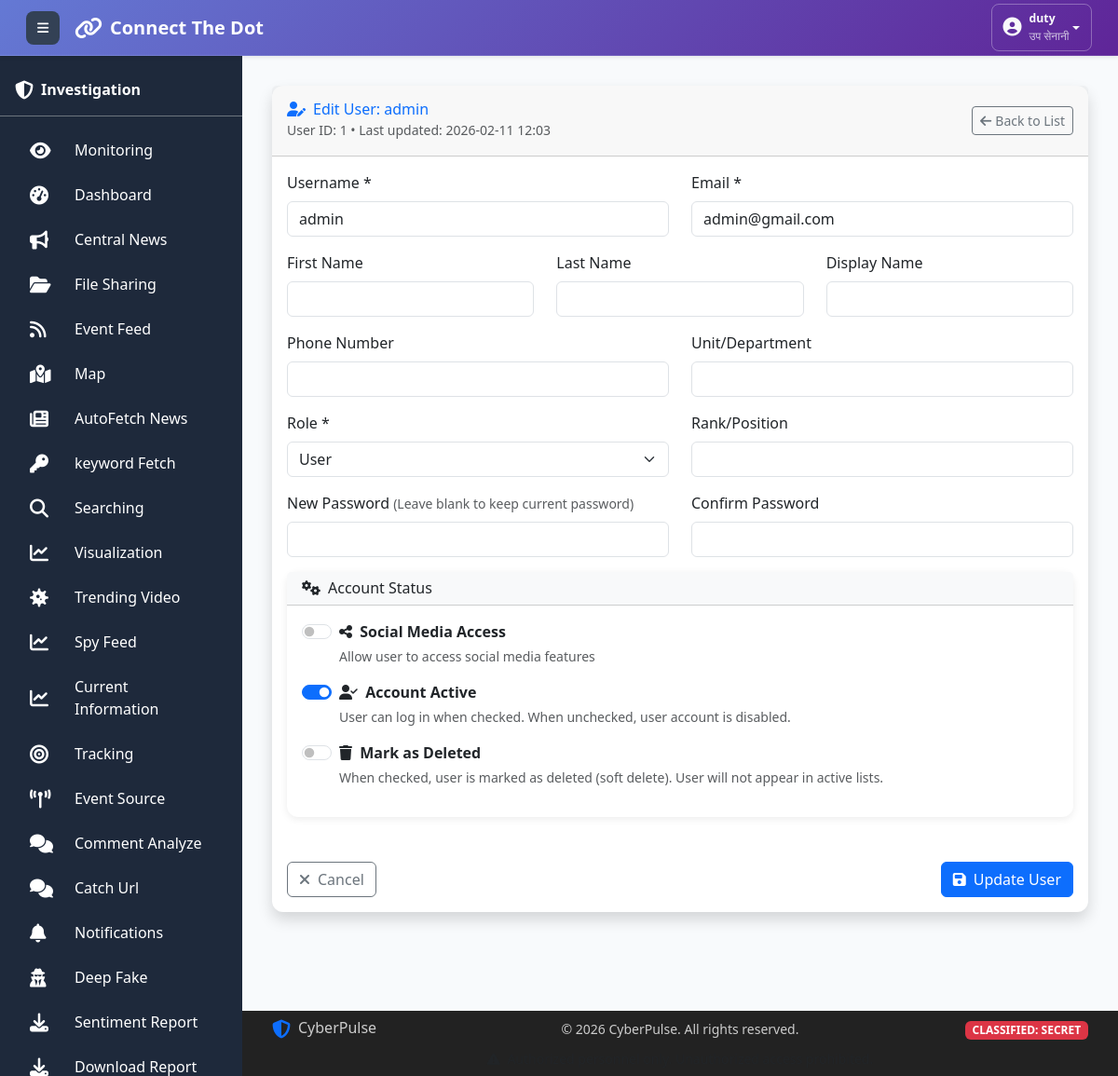
/users-1-edit/ (signed in), run on the app's committed database.
### collect/models.py (models this page shows, shortened)
class User(AbstractUser):
    ROLE_CHOICES = [
        ('User', 'User'),
        ('CyberUser', 'CyberUser'),
        ('Admin', 'Admin'),
        ('SuperAdmin', 'SuperAdmin'),
    ]
    name = models.CharField(max_length=15, blank=True, null=True)
    email = models.EmailField(unique=True)
    phone = models.CharField(max_length=15, blank=True, null=True)
    unit = models.CharField(max_length=100, blank=True, null=True)
    role = models.CharField(
        max_length=20,
        choices=ROLE_CHOICES,
        default='User',
        help_text="User's functional role in the system"
    )
    rank = models.CharField(max_length=50, blank=True, null=True)
    social_media = models.BooleanField(
        default=False,
        help_text="Access to social media features"
    )
    created_at = models.DateTimeField(
        auto_now_add=True,
        help_text="Date when user was created"
    )
    updated_at = models.DateTimeField(
        auto_now=True,
        help_text="Date when user was last updated"
    )
    is_void = models.BooleanField(
        default=False,
    )

### collect/views.py (the view, shortened to what this page needs)
# urls.py: path('users-<int:user_id>-edit/', views.edit_user, name='edit_user'),
@login_required
def edit_user(request, user_id):
    if not check_access(request):
        return redirect('logout')  # Create this view
    """Edit user information"""
    if request.user.role not in ['SuperAdmin', 'Admin']:
        messages.error(request, "You don't have permission to edit users.")
        return redirect('user_list')
    user = get_object_or_404(User, id=user_id)
    if user.id == request.user.id and request.user.role != 'SuperAdmin':
        messages.warning(request, "You cannot edit your own role/status. Contact SuperAdmin.")
        return redirect('user_list')
    role_choices = User.ROLE_CHOICES
    context = {
        'user': user,
        'role_choices': role_choices,
    }
    return render(request, 'edit_user.html', context)

### templates/edit_user.html (shortened to what this page needs)
{% extends "base.html" %}
{% block content %}
<div class="container-fluid py-4">
    <div class="card shadow">
        <div class="card-header py-3 d-flex justify-content-between align-items-center">
            <div>
                <h6 class="m-0 font-weight-bold text-primary">
                    <i class="fas fa-user-edit me-2"></i>Edit User: {{ user.username }}
                </h6>
                <small class="text-muted">User ID: {{ user.id }} • Last updated: {{ user.updated_at|date:"Y-m-d H:i" }}</small>
            </div>
            <div>
                <a href="{% url 'user_list' %}" class="btn btn-outline-secondary btn-sm">
                    <i class="fas fa-arrow-left me-1"></i>Back to List
                </a>
            </div>
        </div>
        <div class="card-body">
            <form method="post" class="needs-validation" novalidate>
                <div class="row">
                    <div class="col-md-6 mb-3">
                        <label for="username" class="form-label">Username *</label>
                        <input type="text"
                               class="form-control"
                               id="username"
                               name="username"
                               value="{{ user.username }}"
                               required>
                    </div>
                    <div class="col-md-6 mb-3">
                        <label for="email" class="form-label">Email *</label>
                        <input type="email"
                               class="form-control"
                               id="email"
                               name="email"
                               value="{{ user.email }}"
                               required>
                    </div>
                    <div class="col-md-4 mb-3">
                        <label for="first_name" class="form-label">First Name</label>
                        <input type="text"
                               class="form-control"
                               id="first_name"
                               name="first_name"
                               value="{{ user.first_name|default:'' }}">
                    </div>
                    <div class="col-md-4 mb-3">
                        <label for="last_name" class="form-label">Last Name</label>
                        <input type="text"
                               class="form-control"
                               id="last_name"
                               name="last_name"
                               value="{{ user.last_name|default:'' }}">
                    </div>
                    <div class="col-md-4 mb-3">
                        <label for="name" class="form-label">Display Name</label>
                        <input type="text"
                               class="form-control"
                               id="name"
                               name="name"
                               value="{{ user.name|default:'' }}"
                               maxlength="15">
                    </div>
                    <div class="col-md-6 mb-3">
                        <label for="phone" class="form-label">Phone Number</label>
                        <input type="text"
                               class="form-control"
                               id="phone"
                               name="phone"
                               value="{{ user.phone|default:'' }}">
                    </div>
                    <div class="col-md-6 mb-3">
                        <label for="unit" class="form-label">Unit/Department</label>
                        <input type="text"
                               class="form-control"
                               id="unit"
                               name="unit"
                               value="{{ user.unit|default:'' }}">
                    </div>
                    <div class="col-md-6 mb-3">
                        <label for="role" class="form-label">Role *</label>
                        <select class="form-select" id="role" name="role" required>
                            {% for value, label in role_choices %}
                            <option value="{{ value }}"
                                    {% if user.role == value %}selected{% endif %}>
                                {{ label }}
                            </option>
                            {% endfor %}
                        </select>
                    </div>
                    <div class="col-md-6 mb-3">
                        <label for="rank" class="form-label">Rank/Position</label>
                        <input type="text"
                               class="form-control"
                               id="rank"
                               name="rank"
                               value="{{ user.rank|default:'' }}">
                    </div>
                    <div class="col-md-6 mb-3">
                        <label for="password" class="form-label">
                            New Password
                            <small class="text-muted">(Leave blank to keep current password)</small>
                        </label>
                        <input type="password"
                               class="form-control"
                               id="password"
                               name="password">
                    </div>
                    <div class="col-md-6 mb-3">
                        <label for="confirm_password" class="form-label">Confirm Password</label>
                        <input type="password"
                               class="form-control"
                               id="confirm_password"
                               name="confirm_password">
                    </div>
                    <div class="col-md-12">
                        <div class="card mb-4">
                            <div class="card-header bg-light">
                                <h6 class="mb-0"><i class="fas fa-cogs me-2"></i>Account Status</h6>
                            </div>
                            <div class="card-body">
                                <div class="mb-3">
                                    <div class="form-check form-switch">
                                        <input class="form-check-input"
                                               type="checkbox"
                                               role="switch"
                                               id="social_media"
                                               name="social_media"
                                               {% if user.social_media %}checked{% endif %}>
                                        <label class="form-check-label fw-bold" for="social_media">
                                            <i class="fas fa-share-alt me-1"></i> Social Media Access
                                        </label>
                                        <div class="form-text">
                                            Allow user to access social media features
                                        </div>
                                    </div>
                                </div>
                                <div class="mb-3">
                                    <div class="form-check form-switch">
                                        <input class="form-check-input"
                                               type="checkbox"
                                               role="switch"
                                               id="is_active"
                                               name="is_active"
                                               {% if user.is_active %}checked{% endif %}>
                                        <label class="form-check-label fw-bold" for="is_active">
                                            <i class="fas fa-user-check me-1"></i> Account Active
                                        </label>
                                        <div class="form-text">
                                            User can log in when checked. When unchecked, user account is disabled.
                                        </div>
                                    </div>
                                </div>
                                {% if request.user.role == 'SuperAdmin' %}
                                <div class="mb-3">
                                    <div class="form-check form-switch">
                                        <input class="form-check-input"
                                               type="checkbox"
                                               role="switch"
                                               id="is_void"
                                               name="is_void"
                                               {% if user.id == request.user.id %}disabled{% endif %}>
                                        <label class="form-check-label fw-bold" for="is_void">
                                            <i class="fas fa-trash me-1"></i> Mark as Deleted
                                        </label>
                                        <div class="form-text">
                                            {% if user.id == request.user.id %}
                                            <span class="text-danger">You cannot mark yourself as deleted</span>
                                            {% else %}
                                            When checked, user is marked as deleted (soft delete). User will not appear in active lists.
                                            {% endif %}
                                        </div>
                                    </div>
                                </div>
                                {% endif %}
                            </div>
                        </div>
                    </div>
                </div>
                <div class="d-flex justify-content-between mt-4">
                    <a href="{% url 'user_list' %}" class="btn btn-outline-secondary">
                        <i class="fas fa-times me-2"></i>Cancel
                    </a>
                    <button type="submit" class="btn btn-primary">
                        <i class="fas fa-save me-2"></i>Update User
                    </button>
                </div>
            </form>
        </div>
    </div>
</div>
{% endblock %}

### templates/base.html (shortened to what this page needs)
<!DOCTYPE html>
<html lang="en">
<head>
  <link href="../static/css/bootstrap.min.css" rel="stylesheet">
  <link href="../static/css/all.min.css" rel="stylesheet">
</head>
<body>
<nav class="main-navbar navbar navbar-expand navbar-dark bg-gradient-primary px-3 py-2 shadow-sm">
  <div class="container-fluid">
    <div class="d-flex align-items-center">
      <button class="sidebar-toggle btn btn-light btn-sm me-3" id="sidebarToggle">
        <i class="fas fa-bars"></i>
      </button>
      <a class="navbar-brand d-flex align-items-center fw-bold text-white text-decoration-none" href="{% url 'dashboard' %}">
        <i class="fas fa-link me-2 fs-4"></i>
        <span class="fs-5">Connect The Dot</span>
      </a>
    </div>
    <div class="navbar-nav ms-auto">
      <div class="nav-item dropdown">
        <button class="btn btn-outline-light btn-sm dropdown-toggle d-flex align-items-center"
                type="button"
                id="userDropdown"
                data-bs-toggle="dropdown"
                aria-expanded="false">
          <div class="d-flex align-items-center">
            <div class="me-2">
              <i class="fas fa-user-circle fs-5"></i>
            </div>
            <div class="d-none d-md-block text-start">
              <div class="fw-semibold small">{{ request.session.user_username }}</div>
              <div class="x-small opacity-75">{{ request.session.user_rank }}</div>
            </div>
          </div>
        </button>
      </div>
    </div>
  </div>
</nav>
  <aside class="main-sidebar" id="mainSidebar">
    <div class="p-3 pt-4 border-bottom border-secondary">
      <div class="d-flex align-items-center">
        <i class="fas fa-shield-alt fa-lg"></i>
        <span class="sidebar-text ms-2 fw-bold">Investigation</span>
      </div>
    </div>
    {% include 'sidebar_menu.html' %}
  </aside>
  <main class="main-content">
    {% block content %}{% endblock %}
  </main>
  <footer class="fixed-footer">
    <div class="container h-100 d-flex flex-column justify-content-center">
      <div class="row align-items-center">
        <div class="col-md-4 mb-2 mb-md-0">
          <div class="d-flex align-items-center">
            <i class="fas fa-shield-alt fa-lg me-2 text-primary"></i>
            <span class="h6 mb-0">CyberPulse</span>
          </div>
        </div>
        <div class="col-md-4 text-center mb-2 mb-md-0">
          <small>&copy; <span id="current-year"></span> CyberPulse. All rights reserved.</small>
        </div>
        <div class="col-md-4 text-md-end">
          <span class="badge bg-danger small">CLASSIFIED: SECRET</span>
        </div>
      </div>
      <div class="row mt-2">
        <div class="col-12 text-center">
          <small class="text-muted">
            <i class="fas fa-exclamation-triangle me-1"></i>
          </small>
        </div>
      </div>
    </div>
  </footer>
</body>
</html>

### data on the page
User: session.user_username "duty", session.user_rank "उप सेनानी"
User: username "admin", id "1", updated_at "2026-02-11 12:03", email "admin@gmail.com", role "User", is_active "☑"
